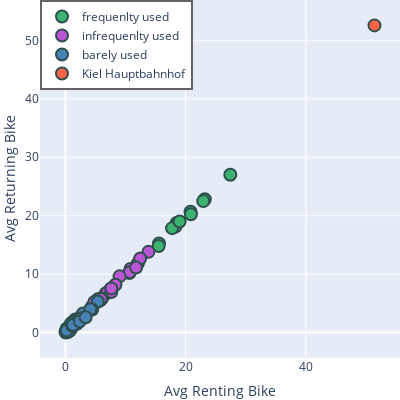

Write notebook code for a chart like this one.
### Markdown cell above
Visualize only Average of renting and returning with reference train station

### Code cell
fig = go.Figure()

# add cluster 0 
fig.add_trace(go.Scatter(
    y = avg_returning_cluster_0,
    x = avg_renting_cluster_0,
    mode = "markers",
    marker = dict(size = 12,
                  line = dict(width = 2, color='DarkSlateGrey'),
                  color = '#3CB371'
                    ),
    #marker = {'size': 10, 'color': 'rgba(0,94,0,0.56)'},
    hovertemplate = 'Station name: %{text}'
                    + '<br>Avg Renting Bike: %{x}' 
                    + '<br>Avg Returning Bike: %{y}',
    name = "frequenlty used",
    text = name_cluster_0
    )
)

# add cluster 1
fig.add_trace(go.Scatter(
    y = avg_returning_cluster_1,
    x = avg_renting_cluster_1,
    mode = "markers",
    marker = dict(size = 12,
                  line = dict(width = 2, color='DarkSlateGrey'),
                  color = '#BA55D3'
                    ),
    #marker = {'size': 10, 'color': 'rgba(189,0,0,0.95)'},
    hovertemplate = 'Station name: %{text}'
                    + '<br>Avg Renting Bike: %{x}' 
                    + '<br>Avg Returning Bike: %{y}',
    name = "infrequenlty used",
    text = name_cluster_1
    )
)
# add cluster 2 
fig.add_trace(go.Scatter(
    y = avg_returning_cluster_2,
    x = avg_renting_cluster_2,
    mode = "markers",
    marker = dict(size = 12,
                  line = dict(width = 2, color='DarkSlateGrey'),
                  color = '#4682B4'
                    ),
    #marker = {'size': 10, 'color': 'rgba(0,0,192,0.85)'},
    hovertemplate = 'Station name: %{text}'
                    + '<br>Avg Renting Bike: %{x}' 
                    + '<br>Avg Returning Bike: %{y}',
    name = "barely used",
    text = name_cluster_2
    )
)

# add train station for reference
fig.add_trace(go.Scatter(
    y = avg_returning_train_station,
    x = avg_renting_train_station,
    mode = "markers",
    marker = dict(size = 12,
                  line = dict(width = 2, color='DarkSlateGrey'),
                  color = '#FF6347'
                    ),
    hovertemplate = 'Station name: %{text}'
                    + '<br>Avg Renting Bike: %{x}' 
                    + '<br>Avg Returning Bike: %{y}',
    name = "Kiel Hauptbahnhof",
    text = name_train_station
    )
)

fig.update_layout(
    #title = "Most common routes taken",
    autosize = True,
    hovermode = "closest",
    showlegend = True,
    width = 400,
    height = 400,
    margin = dict(l=0, r=0, b=0, t=0),
    legend = dict(bordercolor='rgb(100,100,100)',
                                borderwidth=2,
                                #itemclick='toggleothers',# when you are clicking an item in legend all that are not in the same group are hidden
                                x=0,
                                y=1),
    yaxis_title='Avg Returning Bike',
    xaxis_title='Avg Renting Bike',
)

#plotly.offline.plot(fig, filename=r"./plotly_vis/no_hbf_3_cluster_rent_ret.html")
fig.show()

### Figure 1 — Plotly figure (JSON) as saved in the notebook; plotly's stock layout.template omitted (floating-point values rounded to 4 significant figures)
{"data": [{"hovertemplate": "Station name: %{text}<br>Avg Renting Bike: %{x}<br>Avg Returning Bike: %{y}", "marker": {"color": "#3CB371", "line": {"color": "DarkSlateGrey", "width": 2}, "size": 12}, "mode": "markers", "name": "frequenlty used", "text": ["Anleger Reventlou", "Dreiecksplatz", "MELUND-Olympiahochhaus", "Kirchhofallee", "CAU Sportstätten", "Bernhard-Minetti-Platz", "Westring/Eckernförder Str.", "Exerzierplatz", "Alter Markt", "Blücherplatz", "Wilhelmplatz"], "type": "scatter", "x": [27.44, 18.5, 18.31, 23.19, 15.56, 20.81, 17.75, 15.5, 22.94, 19, 20.88], "y": [27, 18.75, 18.12, 22.81, 15.25, 20.69, 17.88, 14.81, 22.5, 19, 20.25]}, {"hovertemplate": "Station name: %{text}<br>Avg Renting Bike: %{x}<br>Avg Returning Bike: %{y}", "marker": {"color": "#BA55D3", "line": {"color": "DarkSlateGrey", "width": 2}, "size": 12}, "mode": "markers", "name": "infrequenlty used", "text": ["CAU Universitätsbibliothek", "Hansastr./Gutenbergstr.", "Rathausplatz", "Vinetaplatz", "Hörnbad", "Förde Sparkasse Lorentzendamm", "Muthesius Kunsthochschule", "Andreas-Gayk-Straße", "Provinzial Sophienblatt", "KVG Betriebshof Diedrichstraße", "thyssenkrupp Marine Systems", "Umsteiger", "Tilsiter Platz", "Christian-Albrechts-Platz", "CITTI-PARK", "Sophienhof", "ADAC-Station", "Alte Mu/Brunswiker Str.", "Holsten-/Hafenstraße", "Kieler Innovations- und Technologiezentrum", "RBZ Wirtschaft", "Krausstraße", "Bahnhof Suchsdorf", "Zur Fähre"], "type": "scatter", "x": [10.81, 12.06, 6.688, 10.62, 13.81, 10.69, 7.438, 9, 8.312, 5.375, 12.44, 7.562, 5.75, 5.812, 7, 6.938, 4.625, 7.625, 11.75, 7.625, 4.375, 6.062, 4.812, 5.875], "y": [10.88, 11.88, 6.688, 10.19, 13.81, 10.31, 7.312, 9.625, 8.188, 5.688, 12.69, 7.5, 5.5, 5.812, 6.812, 6.875, 4.625, 6.938, 11.12, 7.562, 4.375, 5.812, 5.25, 5.75]}, {"hovertemplate": "Station name: %{text}<br>Avg Renting Bike: %{x}<br>Avg Returning Bike: %{y}", "marker": {"color": "#4682B4", "line": {"color": "DarkSlateGrey", "width": 2}, "size": 12}, "mode": "markers", "name": "barely used", "text": ["Catharinenberg", "Kanalfähre Holtenau", "Kanalfähre Wik", "Gemeindebücherei ", "Mönkeberg Anleger", "Sandkrug", "Dataport/FHVD", "Freilichtmuseum Molfsee", "KielRegion GmbH", "Kurt-Schumacher-Platz", "Bahnhalt Ellerbek", "Anleger Friedrichsort", "Rathaus Altenholz", "KiTa Fußsteigkoppel", "Kronshagen Bahnhof", "Wellingdorf Stadtteilzentrum", "Bahnhof Oppendorf", "Russeer Weg / Hofholzallee", "Anleger Dietrichsdorf", "Aalborgring", "Fähranleger Möltenort", "Schönkirchen Gemeindehaus", "Marine-Ehrenmal", "Bunsenstraße", "Bullbrücke", "Kuhlacker", "Rathaus Heikendorf", "Förde Sparkasse Teplitzer Allee", "Bahnhof Russee", "Bebelplatz", "Seefischmarkt", "Braunstraße", "Grot Steenbusch", "Meimersdorf Kontor", "Kronshagen Rathaus", "Hafen Laboe", "Schulen am Langsee", "UKSH", "Rathaus Waisenhofstraße", "Studiale", "Rungholtplatz", "Stadtteilzentrum Pries", "Cruise Center Kiel / Fahrrad Messe Popup"], "type": "scatter", "x": [0.1875, 0.1875, 2, 0.6875, 0.75, 0.75, 0.8125, 0.25, 2.5, 0.875, 1.875, 0.9375, 0.5625, 2.875, 1.188, 5.375, 1.25, 1.625, 4.438, 0.375, 0.3125, 0.5625, 0.9375, 0.0625, 0, 0.0625, 0.25, 0.4375, 0.9375, 0.4375, 1.312, 0.625, 0.4375, 0.1875, 2.875, 1.875, 1.125, 4.125, 2.062, 1.25, 2.625, 2.375, 3.364], "y": [0.0625, 0.6875, 1.625, 0.3125, 0.6875, 0.75, 0.9375, 0.25, 2.5, 0.5625, 1.5, 1.625, 0.5, 2.875, 1.125, 5.312, 1.438, 2.25, 3.938, 0.3125, 0.5, 0.6875, 1, 0, 0.125, 0.25, 0.3125, 0.5, 0.9375, 0.1875, 1.438, 0.5625, 0.125, 0.375, 3.25, 2.25, 1.188, 4, 2, 1.312, 2.438, 1.938, 2.636]}, {"hovertemplate": "Station name: %{text}<br>Avg Renting Bike: %{x}<br>Avg Returning Bike: %{y}", "marker": {"color": "#FF6347", "line": {"color": "DarkSlateGrey", "width": 2}, "size": 12}, "mode": "markers", "name": "Kiel Hauptbahnhof", "text": ["Hauptbahnhof"], "type": "scatter", "x": [51.44], "y": [52.56]}], "layout": {"autosize": true, "height": 400, "hovermode": "closest", "legend": {"bordercolor": "rgb(100,100,100)", "borderwidth": 2, "x": 0, "y": 1}, "margin": {"b": 0, "l": 0, "r": 0, "t": 0}, "showlegend": true, "width": 400, "xaxis": {"title": {"text": "Avg Renting Bike"}}, "yaxis": {"title": {"text": "Avg Returning Bike"}}}}
